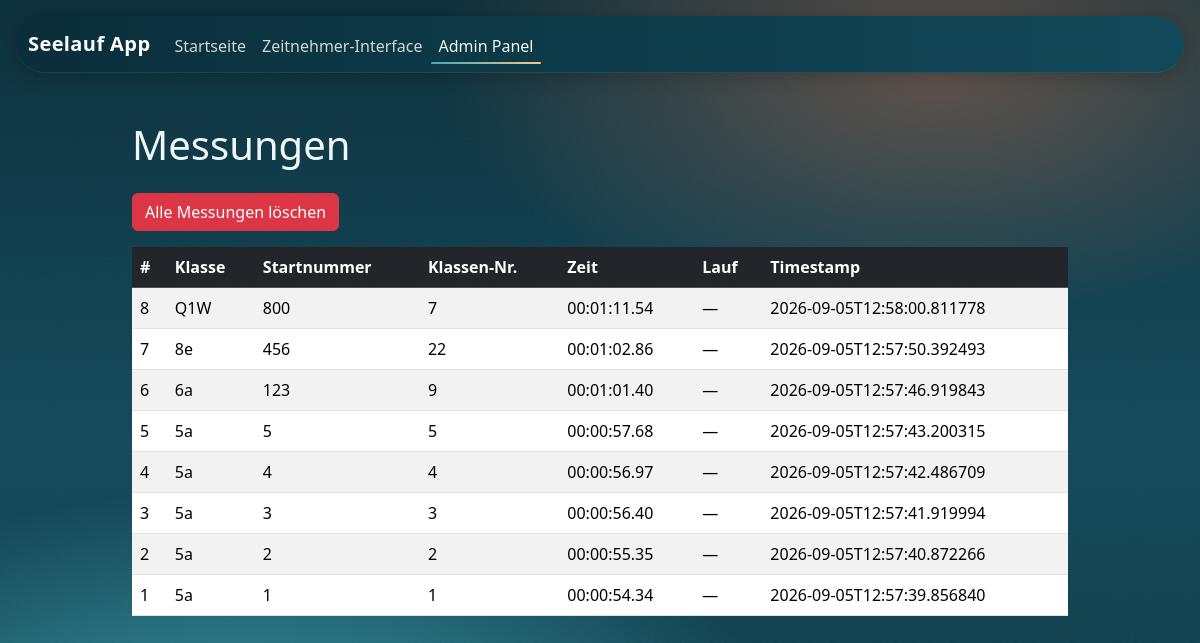
Page /admin/measurements (signed in) on the committed database.
### tables this page shows
CREATE TABLE measurements (
                id INTEGER PRIMARY KEY AUTOINCREMENT,
                student_id INTEGER NOT NULL,
                lauf_id INTEGER,
                zeit TEXT NOT NULL,
                timestamp TEXT NOT NULL, run_group_id INTEGER,
                FOREIGN KEY (student_id) REFERENCES students (id),
                FOREIGN KEY (lauf_id) REFERENCES laeufe (id)
            );

CREATE TABLE students (
                id INTEGER PRIMARY KEY AUTOINCREMENT,
                class_group TEXT NOT NULL,
                nummer TEXT NOT NULL,
                ill INTEGER DEFAULT 0, startnummer INTEGER,
                UNIQUE (class_group, nummer)
            );

### routen/admin.py (the view)
@admin_bp.route('/measurements')
@login_required
def list_measurements():
    measurements = db.get_measurements(limit=100)
    return render_template('admin_measurements.html', measurements=measurements)

### db.py (called while the page is built)
def get_database_path():
    return Path(os.getenv('DATABASE_PATH', DB_PATH)).resolve()

@contextmanager
def get_db_connection():
    db_path = get_database_path()
    db_path.parent.mkdir(parents=True, exist_ok=True)
    conn = sqlite3.connect(str(db_path), timeout=5.0)
    conn.row_factory = sqlite3.Row  # Rückgabe als dict-ähnliche Objekte
    conn.execute('PRAGMA foreign_keys = ON')  # Fremdschlüssel aktivieren
    conn.execute('PRAGMA journal_mode = WAL')  # Write-Ahead Logging für Stabilität
    try:
        yield conn
    except sqlite3.Error:
        conn.rollback()
        raise
    finally:
        conn.close()

def get_measurements(limit=None):
    with get_db_connection() as conn:
        cursor = conn.cursor()
        query = """
                SELECT m.id, m.zeit, m.timestamp, s.class_group, s.nummer, s.startnummer,
                     l.class_group AS lauf_class, l.start_time AS lauf_start,
                     rg.name AS run_group_name
            FROM measurements m
            JOIN students s ON m.student_id = s.id
            LEFT JOIN laeufe l ON m.lauf_id = l.id
                 LEFT JOIN run_groups rg ON m.run_group_id = rg.id
            ORDER BY m.id DESC
        """
        if limit:
            query += " LIMIT ?"
            cursor.execute(query, (limit,))
        else:
            cursor.execute(query)
        return [dict(row) for row in cursor.fetchall()]

### routen/admin.py (called while the page is built)
def login_required(f):
    @wraps(f)
    def decorated_function(*args, **kwargs):
        if not session.get('admin_logged_in'):
            flash('Bitte melden Sie sich zuerst an.', 'warning')
            return redirect(url_for('admin.login'))
        return f(*args, **kwargs)
    return decorated_function

### templates/admin_measurements.html (shortened to what this page needs)
{% extends "base.html" %}
{% block content %}
<div class="container py-4">
    <h1 class="mb-4">Messungen</h1>
    <form action="{{ url_for('admin.clear_measurements') }}" method="POST" class="mb-3">
        <button type="submit" class="btn btn-danger" onclick="return confirm('Wirklich alle Messungen löschen? Diese Aktion kann nicht rückgängig gemacht werden.');">Alle Messungen löschen</button>
    </form>
    <div class="table-responsive">
        <table class="table table-striped table-hover">
            <thead class="table-dark">
                <tr>
                    <th>#</th>
                    <th>Klasse</th>
                    <th>Startnummer</th>
                    <th>Klassen-Nr.</th>
                    <th>Zeit</th>
                    <th>Lauf</th>
                    <th>Timestamp</th>
                </tr>
            </thead>
            <tbody>
                {% for m in measurements %}
                <tr>
                    <td>{{ m.id }}</td>
                    <td>{{ m.class_group }}</td>
                    <td>{{ m.startnummer }}</td>
                    <td>{{ m.nummer }}</td>
                    <td>{{ m.zeit }}</td>
                    <td>
                        {% if m.lauf_class %}
                        {{ m.lauf_class }} ({{ m.lauf_start }})
                        {% else %}
                        —
                        {% endif %}
                    </td>
                    <td>{{ m.timestamp }}</td>
                </tr>
                {% endfor %}
            </tbody>
        </table>
    </div>
</div>
{% endblock %}

### templates/base.html (shortened to what this page needs)
<!DOCTYPE html>
<html lang="de">
<head>
    <link href="https://cdn.jsdelivr.net/npm/bootstrap@5.3.3/dist/css/bootstrap.min.css" rel="stylesheet">
    <link rel="stylesheet" href="{{ url_for('static', filename='css/custom.css') }}">
</head>
<body>
    <nav class="navbar navbar-expand-lg navbar-dark navbar-lake mb-4">
        <div class="container-fluid">
            <a class="navbar-brand" href="{{ url_for('main.index') }}">Seelauf App</a>
            <div class="collapse navbar-collapse" id="navbarNav">
                <ul class="navbar-nav me-auto mb-2 mb-lg-0">
                    <li class="nav-item">
                        <a class="nav-link{% if request.path == url_for('main.index') %} active{% endif %}" href="{{ url_for('main.index') }}">Startseite</a>
                    </li>
                    <li class="nav-item">
                        <a class="nav-link{% if request.path.startswith('/zeitmesser') %} active{% endif %}" href="{{ url_for('zeitmesser.zeitmesser') }}">Zeitnehmer‑Interface</a>
                    </li>
                    <li class="nav-item">
                        <a class="nav-link{% if request.path.startswith('/admin') %} active{% endif %}" href="{{ url_for('admin.dashboard') }}">Admin Panel</a>
                    </li>
                </ul>
            </div>
        </div>
    </nav>
    {% block content %}{% endblock %}
</body>
</html>

### static/css/custom.css (style rules this page uses)
:root { --lake-deep: #0a2e3a; --lake-mid: #12495a; --lake-glow: #3fa9ba; --sunrise: #ff8a5b; --sunrise-soft: #ffc48a; --foam: #eef7f6; }
html, body { min-height: 100%; }
body { padding-top: 0; position: relative; overflow-x: hidden; background: radial-gradient(60% 45% at 78% 8%, rgba(255, 138, 91, 0.35), transparent 70%), radial-gradient(90% 70% at 20% 100%, var(--lake-glow) 0%, transparent 55%), linear-gradient(180deg, var(--lake-deep) 0%, var(--lake-mid) 55%, #0d3844 100%); background-attachment: fixed; color: var(--foam); }
body::before { content: ""; position: fixed; inset: 0; pointer-events: none; opacity: 0.05; mix-blend-mode: overlay; }
body::after { content: ""; position: fixed; left: -10%; right: -10%; bottom: -4vh; height: 22vh; pointer-events: none; background-repeat: repeat-x; background-size: 1440px 220px; animation: drift 26s linear infinite; }
.navbar { position: sticky; top: 0; z-index: 1000; border-radius: 30px; margin-left: 1rem; margin-right: 1rem; margin-top: 1rem; }
.navbar-lake { background: linear-gradient(90deg, var(--lake-deep) 0%, var(--lake-mid) 100%); box-shadow: 0 2px 20px rgba(0, 0, 0, 0.25); border-bottom: 1px solid rgba(255, 255, 255, 0.08); }
.navbar-lake .navbar-brand { font-weight: 600; letter-spacing: 0.02em; }
.navbar-lake .nav-link { position: relative; padding-bottom: 4px; color: rgba(238, 247, 246, 0.85) !important; transition: color 0.25s ease; }
.navbar-lake .nav-link::after { content: ""; position: absolute; left: 0; bottom: -2px; width: 100%; height: 2px; background: linear-gradient(90deg, var(--sunrise), var(--sunrise-soft)); border-radius: 2px; transform: scaleX(0); transform-origin: left; transition: transform 0.35s ease; }
.navbar-lake .nav-link.active { color: var(--foam) !important; font-weight: 500; }
.navbar-lake .nav-link.active::after { transform: scaleX(1); background: linear-gradient(90deg, var(--lake-glow), var(--sunrise-soft)); }
.container { max-width: 960px; }

### rows in the picture
measurements: id "8", class_group "Q1W", startnummer "800", nummer "7", zeit "00:01:11.54", timestamp "2026-09-05T12:58:00.811778"
measurements: id "7", class_group "8e", startnummer "456", nummer "22", zeit "00:01:02.86", timestamp "2026-09-05T12:57:50.392493"
measurements: id "6", class_group "6a", startnummer "123", nummer "9", zeit "00:01:01.40", timestamp "2026-09-05T12:57:46.919843"
measurements: id "5", class_group "5a", startnummer "5", nummer "5", zeit "00:00:57.68", timestamp "2026-09-05T12:57:43.200315"
measurements: id "4", class_group "5a", startnummer "4", nummer "4", zeit "00:00:56.97", timestamp "2026-09-05T12:57:42.486709"
measurements: id "3", class_group "5a", startnummer "3", nummer "3", zeit "00:00:56.40", timestamp "2026-09-05T12:57:41.919994"
measurements: id "2", class_group "5a", startnummer "2", nummer "2", zeit "00:00:55.35", timestamp "2026-09-05T12:57:40.872266"
measurements: id "1", class_group "5a", startnummer "1", nummer "1", zeit "00:00:54.34", timestamp "2026-09-05T12:57:39.856840"
